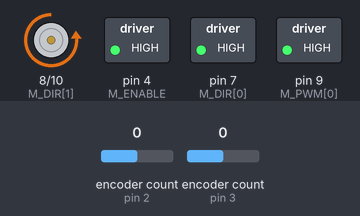
Simulated run of this sketch. Board: Arduino Uno, built with avr-gcc and run on an emulated ATmega328P. Shown: direction and speed pins drawn as motors (green arrow = direction pin HIGH = forward, orange = LOW = backward, longer = more drive), switched loads named in the sketch (green lamp = pin HIGH). The test bench sets the inputs (shaded band); at power-on: encoder count (sensors on pin 2, pin 3) 0. What the sketch prints to the serial monitor is not drawn.

Above: at 0.15 s.
Timing chart, 0 to 2.1 s (numbered marks = the images above):
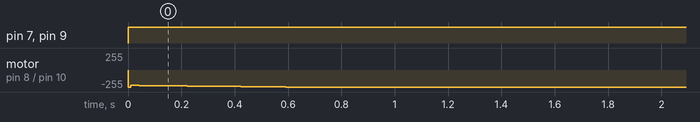

The sketch:

instvelocit.ino
```cpp
#include <Arduino.h> // for PI
#include <Encoder.h> // for reading wheel encoders
#include <Wire.h> // for communicating with Rasberry Pi

// Pin Definitions
const uint8_t M_ENABLE = 4; // So motors are on
int M_DIR[] = {7,8}; // Motor to reverse and forward spin (index 0 is left motor, index 1 is right motor)
const uint8_t M_PWM[] = {9, 10}; //Motor driver pins (index 0 is left motor, index 1 is right motor)
const uint8_t M1_ENC_PINS[] = {2,5}; // Motor 1 encoder
const uint8_t M2_ENC_PINS[] = {3,6}; // Motor 2 encoder

// Set up encoder library and wheel rotation count stuff
Encoder M1Enc(M1_ENC_PINS[0], M1_ENC_PINS[1]); // index 0 is ISR pin
Encoder M2Enc(M2_ENC_PINS[0], M2_ENC_PINS[1]); // index 0 is ISR pin
float old_pos_count[] = {0,0}, old_pos_rad[] = {0,0}; // old positions to compare against
const int counts_per_rev = 3200; // Encoder counts per wheel revolution

// Timing Var
long unsigned int ts = 10;  // Sample time in milliseconds

// Drive Vars
float pwm[] = {0, 0}; // PWM for motors
float battery_V = 7.3; // Battery voltage as set on robot's motor shield

// inner control parameters - Angle
float Kp_inner_angle = 1;
float desired_rot_angle;
float angle_error;

// Outer control loop - Angle
float Kp_outer_angle = 2.5;
float Ki_outer_angle = 0.35;
float Kd_outer_angle = 0.9;
float rot_error, rot_error_prev;
float desired_angle = 2*PI;
float rot_integral, rot_deriv;

// Inner control parameters - Position
float desired_inst_velocity=2.5;
float Kp_inner_velocity = 1;
float velocity_error;

// Outer control parameters - Position
float Kp_outer_pos = 1.3514;
float Ki_outer_pos = .883;
float Kd_outer_pos = 0.001;
float pos_error, pos_error_prev;
float desired_pos = 0;
float pos_integral, pos_deriv;

// Localization stuff
float r = 0.0746125; // Wheel radius in meters
float b = 0.375; // Wheelbase in meters
float t=0.0, x = 0.0, y = 0.0, phi = 0.0;

float rad_pos[] = {0, 0};
float actual_pos[] = {0, 0};
float actual_speed[] = {0, 0};

float delta_voltage = 0;
float voltage_a = 0;
float voltage[2] = {0, 0};

void setup() {
  Serial.begin(115200);
  // Enable Pin declaration
  pinMode(M_ENABLE, OUTPUT);
  digitalWrite(M_ENABLE, HIGH);

  // Initialize Left Motor
  pinMode(M_PWM[0], OUTPUT);
  digitalWrite(M_PWM[0], LOW);
  pinMode(M_DIR[0], OUTPUT);
  digitalWrite(M_DIR[0], LOW);

  // Initialize Right Motor
  pinMode(M_PWM[1], OUTPUT);
  digitalWrite(M_PWM[1], LOW);
  pinMode(M_DIR[1], OUTPUT);
  digitalWrite(M_DIR[1], LOW);

  // Sets the counts from the encoder on left and right motors
  old_pos_count[0] = M1Enc.read();
  old_pos_count[1] = M2Enc.read();
}

void loop() {
  actual_pos[0] = M1Enc.read(); // Gets actual position in counts for left motor
  actual_pos[1] = M2Enc.read(); // Gets actual position in counts for right motor

  if(millis() % ts == 0){
    // Calculate position in radians for left and right motors (used for finding pos_error)
    rad_pos[0] = 2 * PI * (float)actual_pos[0] / counts_per_rev;
    rad_pos[1] = 2 * PI * (float)actual_pos[1] / counts_per_rev;


    // Speed calculations
    actual_speed[0] = (rad_pos[0] - old_pos_rad[0]) / ((float)ts / 1000.0); // Calculates the current speed of left motor
    actual_speed[1] = (rad_pos[1] - old_pos_rad[1]) / ((float)ts / 1000.0); // Calculates the current speed of right motor

    // Calculate instantaneous forward velocity
    float inst_velocity = r*(actual_speed[0]+actual_speed[1])/2;

    // Calculate angle
    float rot_velocity = r*(actual_speed[0]-actual_speed[1])/b;
    float phi = r*(rad_pos[0]-rad_pos[1])/b;

    // Outer control loop - Angle
    rot_error = desired_angle - phi; // radians
    rot_integral += rot_error * ((float)ts/1000.0);
    rot_deriv = (rot_error - rot_error_prev) / ((float)ts/1000.0);
    desired_rot_angle = Kp_outer_angle*rot_error + Ki_outer_angle*rot_integral + Kd_outer_angle*rot_deriv;

    // Inner control loop - Angular Velocity
    angle_error = desired_rot_angle - rot_velocity;
    delta_voltage = Kp_inner_angle * angle_error;

    // Inner control loop - Velocity
    velocity_error = desired_inst_velocity - inst_velocity;
    voltage_a = Kp_inner_velocity * velocity_error;

    voltage[0] = (voltage_a+delta_voltage)/2;
    voltage[1] = (voltage_a-delta_voltage)/2;

    for (int i = 0; i < 2; i++){
      if(voltage[i] > 0){
        digitalWrite(M_DIR[i], HIGH);
      }
      else{
        digitalWrite(M_DIR[i], LOW);
      }
      pwm[i] = 255 * max(abs(voltage[i]),0.01) / battery_V;
      analogWrite(M_PWM[i], min(pwm[i], 255));
    }

    if(millis() % 100 == 0){
      Serial.print("Time: ");
      Serial.print(millis());
      Serial.print(",");
      Serial.print("Voltage: ");
      Serial.print((voltage[0]+voltage[1])/2);
      Serial.print(",");
      Serial.print("Angle: ");
      Serial.print(phi);
      Serial.print(",");
      Serial.print("Velocity: ");
      Serial.print(inst_velocity);
      Serial.print(",");
      Serial.print("Angle Error: ");
      Serial.print(angle_error);
      Serial.print(",");
      Serial.print("Velocity Error: ");
      Serial.print(velocity_error);
      Serial.print(",");
      Serial.print("\r\n");
    }
    // Update old position in rads and counts for next time
    for (int i = 0; i < 2; i++){
      old_pos_rad[i] = rad_pos[i];
      old_pos_count[i] = actual_pos[i];
    }

    rot_error_prev = rot_error;
  }
}
```

Measured:
- by itself, pin 7 (M_DIR[0]), pin 9 (M_PWM[0]): LOW → HIGH at 0.00 s
